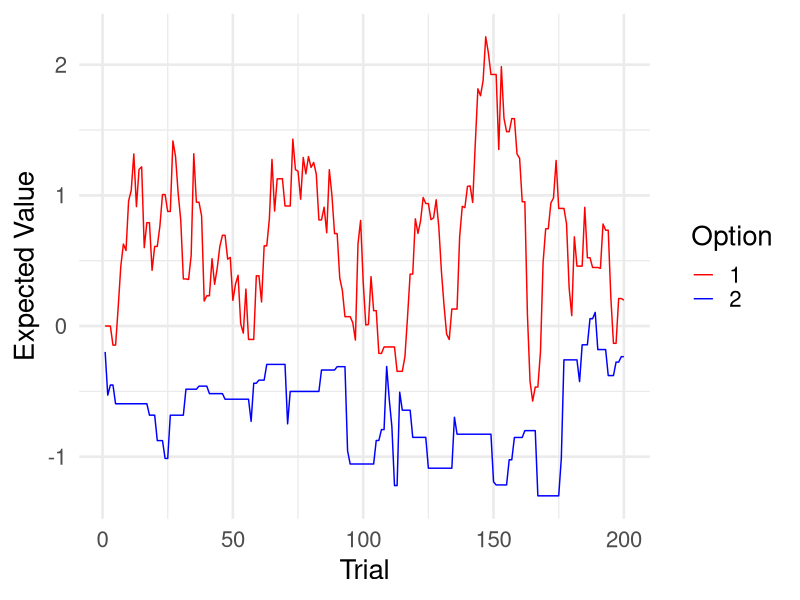
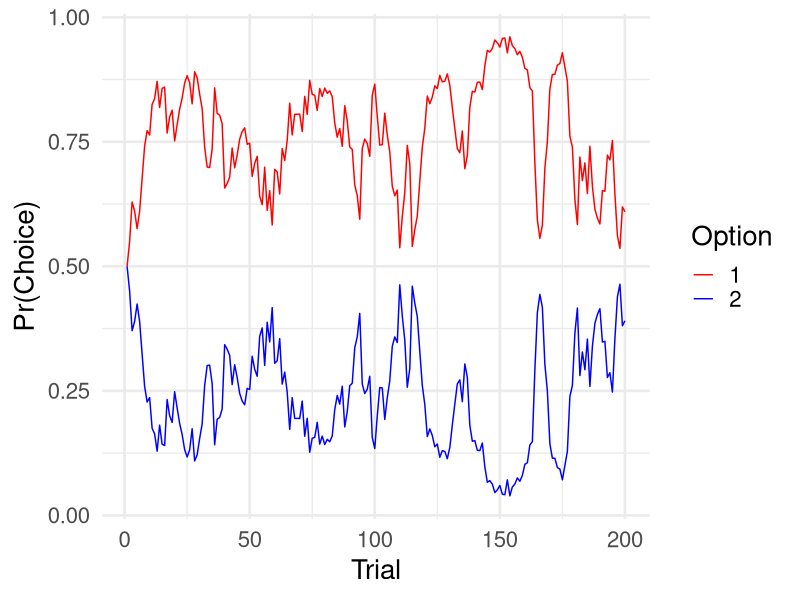
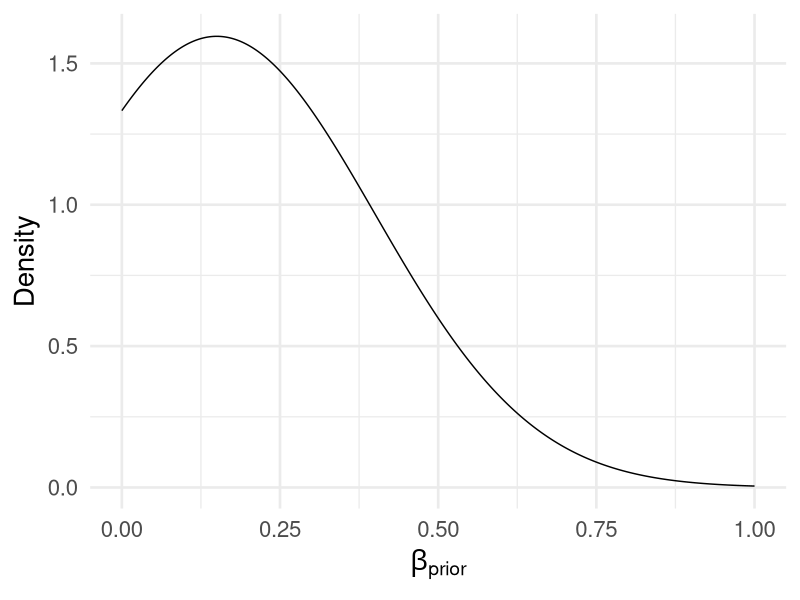

These figures' R source, in order: (Note: a time limit stopped this script after it produced the figures.)
## ---- chunk 1
knitr::opts_chunk$set(echo = TRUE, dev = "svg")
## ---- chunk 2
# For pretty plots and data manipulation
library(ggplot2)
library(foreach)
library(dplyr)

# Simulation paramters
set.seed(1)        # Random seed for replication
mu    <- c(1, -1)  # Mean payoff for choices 1 and 2 
sigma <- 3         # SD of payoff distributions
n_tr  <- 200       # Number of trials 
beta  <- 0.1       # True learning rate

# Initial expected value
ev <- c(0, 0) 

# Softmax choice function
logsumexp <- function (x) {
  y <- max(x)
  y + log(sum(exp(x - y)))
}
softmax <- function (x) {
  exp(x - logsumexp(x))
}

# Simulate data
sim_dat <- foreach(t=1:n_tr, .combine = "rbind") %do% {
  # Generate choice probability with softmax
  pr <- softmax(ev)
  
  # Use choice probability to sample choice
  choice <- sample(c(1,2), size = 1, prob = pr)
  
  # Generate outcome based on choice
  outcome <- rnorm(1, mean = mu[choice], sd = sigma)
  
  # Delta-rule learning
  ev[choice] <- ev[choice] + beta * (outcome - ev[choice])
  
  # Save data
  data.frame(Trial   = rep(t, 2),
             EV      = ev,
             Pr      = pr,
             Option  = paste(1:2),
             Choice  = rep(choice, 2),
             Outcome = rep(outcome, 2))
}

# Change in expected values across tirals
ggplot(sim_dat, aes(x = Trial, y = EV, geom = "line", color = Option)) +
  geom_line() +
  scale_color_manual(values = c("red", "blue")) +
  ylab("Expected Value") +
  theme_minimal(base_size = 20)

## ---- chunk 3
# Change in probability of selecting each option across tirals
ggplot(sim_dat, aes(x = Trial, y = Pr, geom = "line", color = Option)) +
  geom_line() +
  scale_color_manual(values = c("red", "blue")) +
  ylab("Pr(Choice)") +
  theme_minimal(base_size = 20)

## ---- chunk 4
# Define the log-likelihood function used for MLE
mle_bandit <- function(X, beta, outcomes)  {
  # Initialize expected value
  ev <- c(0, 0)
  # loop through each trial and compute log-likelihood
  ll <- foreach(t=seq_along(X), .combine = "c") %do% {
    # Generate choice probability with softmax
    pr <- softmax(ev)
    
    # Delta-rule learning
    ev[X[t]] <- ev[X[t]] + beta * (outcomes[t] - ev[X[t]])
    
    # log probability of "true" simulated choice
    log(pr[X[t]])
  }
  
  # return the summed (minus) log-likelihood, because optim minimizes by default
  sum(-1*ll)
}

# Because data were simulated and output into long format, we need to
# remove every other observation so that we do not double-count
fit_dat <- sim_dat %>%
  filter(Option == 1)

# Use optim to minimize the (minus) log-likelihood function
mle_results <- optim(par      = 0.5,             # Initial guess for beta
                     fn       = mle_bandit,      # Function we are minimizing
                     method   = "L-BFGS-B",      # Specific algorithm used
                     lower    = 0,               # Lower bound for beta 
                     upper    = 1,               # Upper bound for beta
                     X        = fit_dat$Choice,  # Simulated choices
                     outcomes = fit_dat$Outcome) # Simulated choice outcomes

# Print results
cat("The MLE for beta is: " , round(mle_results$par, 3))
## ---- chunk 5
x <- seq(0, 1, length=1000)
y <- dnorm(x, mean = .15, sd = .25)
qplot(x = x, y = y, geom = "line", xlab = expression(beta[prior]), ylab = "Density") +
  theme_minimal(base_size = 20)
## ---- chunk 6
# Define the log-likelihood function used for MAP
map_bandit <- function(X, beta, outcomes)  {
  # Initialize expected value
  ev <- c(0, 0)
  # loop through each trial and compute log-likelihood
  ll <- foreach(t=seq_along(X), .combine = "c") %do% {
    # Generate choice probability with softmax
    pr <- softmax(ev)
    
    # Delta-rule learning
    ev[X[t]] <- ev[X[t]] + beta * (outcomes[t] - ev[X[t]])
    
    # Probability/likelihood of "true" simulated choice
    like <- pr[X[t]]
    
    # Likelihood of current beta according to prior distribution
    prior <- dnorm(x = beta, mean = .15, sd = 0.25)
    
    # Log of like*prior
    log(like*prior)
  }
  
  # return the summed (minus) log-likelihood with prior information included
  sum(-1*ll)
}

# Use optim to minimize the (minus) log-likelihood function
map_results <- optim(par      = 0.5,             # Initial guess for beta
                     fn       = map_bandit,      # Function we are minimizing
                     method   = "L-BFGS-B",      # Specific algorithm used
                     lower    = 0,               # Lower bound for beta 
                     upper    = 1,               # Upper bound for beta
                     X        = fit_dat$Choice,  # Simulated choices
                     outcomes = fit_dat$Outcome) # Simulated choice outcomes

# Print results
cat("The MAP for beta is: " , round(map_results$par, 3))
## ---- chunk 7
# Use MLE to fit the first 15 trials
mle_results_15tr <- optim(par      = 0.5,             
                          fn       = mle_bandit,      
                          method   = "L-BFGS-B",      
                          lower    = 0,               
                          upper    = 1,               
                          X        = fit_dat$Choice[1:15],  # Only using first 15 trials
                          outcomes = fit_dat$Outcome[1:15]) 

# Use MAP to fit the first 15 trials
map_results_15tr <- optim(par      = 0.5,             
                          fn       = map_bandit,      
                          method   = "L-BFGS-B",      
                          lower    = 0,               
                          upper    = 1,               
                          X        = fit_dat$Choice[1:15],  # Only using first 15 trials
                          outcomes = fit_dat$Outcome[1:15]) 

cat("The MLE for beta with 15 trials is: " , round(mle_results_15tr$par, 3), "\n", 
    "The MAP for beta with 15 trials is: " , round(map_results_15tr$par, 3))
## ---- chunk 8
# Set number of samples N for the Metropolis algorithm
samples <- 5000

# Set initial guess for beta
beta_n <- 0.5

# Take what we did above for MAP estimation and make into a function
calc_like <- function(beta, X, outcomes) {
  # Initialize expected value
  ev <- c(0, 0)
  # loop through each trial and compute log-likelihood
  ll <- foreach(t=seq_along(X), .combine = "c") %do% {
    # Generate choice probability with softmax
    pr <- softmax(ev)
    
    # Delta-rule learning
    ev[X[t]] <- ev[X[t]] + beta * (outcomes[t] - ev[X[t]])
    
    # Probability/likelihood of "true" simulated choice
    like <- pr[X[t]]
    
    # Likelihood of current beta according to prior distribution
    prior <- dnorm(x = beta, mean = .15, sd = 0.25)
    
    # log of like*prior
    log(like*prior)
  }
  
  # return the summed log-likelihood with prior information included
  sum(ll)
}

# Iterate through N samples and store each result
posterior <- foreach(n=1:samples, .combine = "c") %do% {
  # Step 1: Generate random proposal value with normal distribution
  beta_proposal <- rnorm(1, mean = beta_n, sd = .01)
  
  # If proposal is outside of parameter bounds, keep current sample, else continue
  if (0 < beta_proposal & beta_proposal < 1) {
    # Step 2: Calculate acceptance ratio
    like_proposal <- exp(calc_like(beta_proposal, fit_dat$Choice, fit_dat$Outcome))
    like_current  <- exp(calc_like(beta_n, fit_dat$Choice, fit_dat$Outcome))
    accept <- like_proposal/like_current
    
    # Step 3: Generate uniform random number on [0,1]
    u <- runif(1, min = 0, max = 1)
    
    # Step 4: Accept or reject proposal
    if (u <= accept) {
      beta_n <- beta_proposal
    }
  }
  
  # Retern beta_n (either updated with proposal or remains the same)
  beta_n
}

# Plot time-series of posterior samples
qplot(x = 1:samples, y = posterior, geom = "line") + 
  geom_hline(aes(yintercept= beta, linetype = "True Beta"), color= 'red') +
  scale_linetype_manual(name = "", values = 2) +
  xlab("Posterior Sample") +
  ylab(expression(hat(beta))) +
  theme_minimal(base_size = 20)
## ---- chunk 9
qplot(posterior[200:5000], geom = "density", fill = I("gray")) +
  geom_line(aes(x = x, y = y), linetype = 2) +
  geom_vline(aes(xintercept= beta, linetype = "True Beta"), color= 'red') +
  scale_linetype_manual(name = "", values = 2) +
  coord_cartesian(xlim = c(0, 1)) +
  xlab(expression(hat(beta))) +
  ylab("Density") +
  theme_minimal(base_size = 20)
